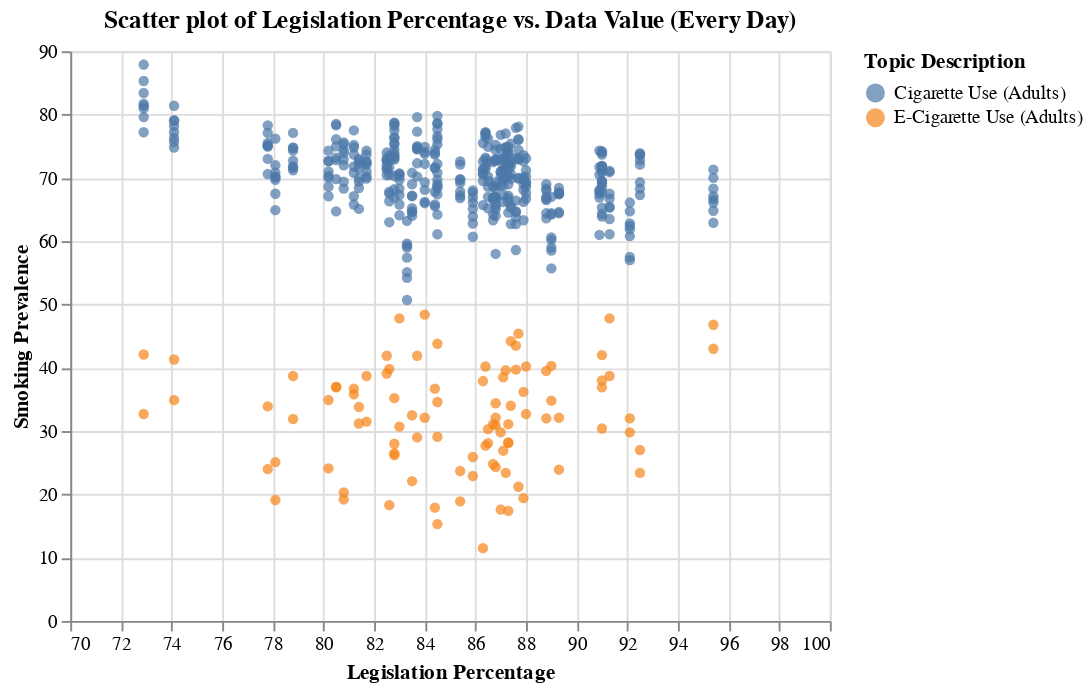

Source (notebook cell):
### Code cell
alt.Chart(dataset_every_day).mark_circle().encode(
    alt.X('legislation percentage:Q',title='Legislation Percentage',
          scale=alt.Scale(domain=[70, 100])),
    alt.Y('Data Value:Q', title='Smoking Prevalence'),
    alt.Color('Topic Description:N'),
    tooltip=['Location Description', 'legislation percentage', 
             'Data Value', 'Topic Description']
).properties(
    width=400,
    height=300,
    title='Scatter plot of Legislation Percentage vs. Data Value (Every Day)'
)

### Figure 1 — Vega-Lite specification as saved in the notebook (floating-point values rounded to 4 significant figures; data arrays with more than 128 entries replaced by an {"elided": "..."} marker saying what was removed)
{"config": {"view": {"continuousWidth": 400, "continuousHeight": 300}}, "data": {"name": "data-028b2b65d8fc8643d3f5baf044b7660a"}, "mark": "circle", "encoding": {"color": {"field": "Topic Description", "type": "nominal"}, "tooltip": [{"field": "Location Description", "type": "nominal"}, {"field": "legislation percentage", "type": "quantitative"}, {"field": "Data Value", "type": "nominal"}, {"field": "Topic Description", "type": "nominal"}], "x": {"field": "legislation percentage", "scale": {"domain": [70, 100]}, "title": "Legislation Percentage", "type": "quantitative"}, "y": {"field": "Data Value", "title": "Smoking Prevalence", "type": "quantitative"}}, "height": 300, "title": "Scatter plot of Legislation Percentage vs. Data Value (Every Day)", "width": 400, "$schema": "https://vega.github.io/schema/vega-lite/v4.17.0.json", "datasets": {"data-028b2b65d8fc8643d3f5baf044b7660a": {"elided": "506 records"}}}
